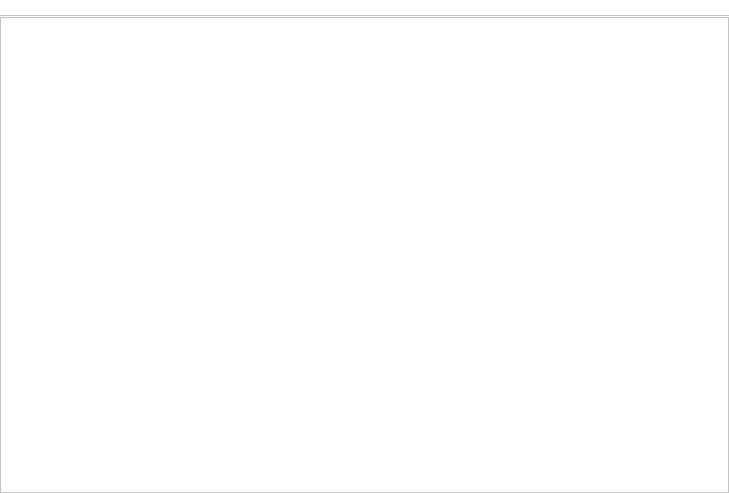
<?xml version="1.0" encoding="UTF-8"?>
<ui version="4.0">
 <class>MainWindow</class>
 <widget class="QMainWindow" name="MainWindow">
  <property name="geometry">
   <rect>
    <x>0</x>
    <y>0</y>
    <width>729</width>
    <height>493</height>
   </rect>
  </property>
  <property name="palette">
   <palette>
    <active>
     <colorrole role="WindowText">
      <brush brushstyle="SolidPattern">
       <color alpha="255">
        <red>0</red>
        <green>0</green>
        <blue>0</blue>
       </color>
      </brush>
     </colorrole>
     <colorrole role="Button">
      <brush brushstyle="SolidPattern">
       <color alpha="255">
        <red>255</red>
        <green>255</green>
        <blue>255</blue>
       </color>
      </brush>
     </colorrole>
     <colorrole role="Light">
      <brush brushstyle="SolidPattern">
       <color alpha="255">
        <red>255</red>
        <green>255</green>
        <blue>255</blue>
       </color>
      </brush>
     </colorrole>
     <colorrole role="Midlight">
      <brush brushstyle="SolidPattern">
       <color alpha="255">
        <red>255</red>
        <green>255</green>
        <blue>255</blue>
       </color>
      </brush>
     </colorrole>
     <colorrole role="Dark">
      <brush brushstyle="SolidPattern">
       <color alpha="255">
        <red>127</red>
        <green>127</green>
        <blue>127</blue>
       </color>
      </brush>
     </colorrole>
     <colorrole role="Mid">
      <brush brushstyle="SolidPattern">
       <color alpha="255">
        <red>170</red>
        <green>170</green>
        <blue>170</blue>
       </color>
      </brush>
     </colorrole>
     <colorrole role="Text">
      <brush brushstyle="SolidPattern">
       <color alpha="255">
        <red>0</red>
        <green>0</green>
        <blue>0</blue>
       </color>
      </brush>
     </colorrole>
     <colorrole role="BrightText">
      <brush brushstyle="SolidPattern">
       <color alpha="255">
        <red>255</red>
        <green>255</green>
        <blue>255</blue>
       </color>
      </brush>
     </colorrole>
     <colorrole role="ButtonText">
      <brush brushstyle="SolidPattern">
       <color alpha="255">
        <red>0</red>
        <green>0</green>
        <blue>0</blue>
       </color>
      </brush>
     </colorrole>
     <colorrole role="Base">
      <brush brushstyle="SolidPattern">
       <color alpha="255">
        <red>255</red>
        <green>255</green>
        <blue>255</blue>
       </color>
      </brush>
     </colorrole>
     <colorrole role="Window">
      <brush brushstyle="SolidPattern">
       <color alpha="255">
        <red>255</red>
        <green>255</green>
        <blue>255</blue>
       </color>
      </brush>
     </colorrole>
     <colorrole role="Shadow">
      <brush brushstyle="SolidPattern">
       <color alpha="255">
        <red>0</red>
        <green>0</green>
        <blue>0</blue>
       </color>
      </brush>
     </colorrole>
     <colorrole role="AlternateBase">
      <brush brushstyle="SolidPattern">
       <color alpha="255">
        <red>255</red>
        <green>255</green>
        <blue>255</blue>
       </color>
      </brush>
     </colorrole>
     <colorrole role="ToolTipBase">
      <brush brushstyle="SolidPattern">
       <color alpha="255">
        <red>255</red>
        <green>255</green>
        <blue>220</blue>
       </color>
      </brush>
     </colorrole>
     <colorrole role="ToolTipText">
      <brush brushstyle="SolidPattern">
       <color alpha="255">
        <red>0</red>
        <green>0</green>
        <blue>0</blue>
       </color>
      </brush>
     </colorrole>
    </active>
    <inactive>
     <colorrole role="WindowText">
      <brush brushstyle="SolidPattern">
       <color alpha="255">
        <red>0</red>
        <green>0</green>
        <blue>0</blue>
       </color>
      </brush>
     </colorrole>
     <colorrole role="Button">
      <brush brushstyle="SolidPattern">
       <color alpha="255">
        <red>255</red>
        <green>255</green>
        <blue>255</blue>
       </color>
      </brush>
     </colorrole>
     <colorrole role="Light">
      <brush brushstyle="SolidPattern">
       <color alpha="255">
        <red>255</red>
        <green>255</green>
        <blue>255</blue>
       </color>
      </brush>
     </colorrole>
     <colorrole role="Midlight">
      <brush brushstyle="SolidPattern">
       <color alpha="255">
        <red>255</red>
        <green>255</green>
        <blue>255</blue>
       </color>
      </brush>
     </colorrole>
     <colorrole role="Dark">
      <brush brushstyle="SolidPattern">
       <color alpha="255">
        <red>127</red>
        <green>127</green>
        <blue>127</blue>
       </color>
      </brush>
     </colorrole>
     <colorrole role="Mid">
      <brush brushstyle="SolidPattern">
       <color alpha="255">
        <red>170</red>
        <green>170</green>
        <blue>170</blue>
       </color>
      </brush>
     </colorrole>
     <colorrole role="Text">
      <brush brushstyle="SolidPattern">
       <color alpha="255">
        <red>0</red>
        <green>0</green>
        <blue>0</blue>
       </color>
      </brush>
     </colorrole>
     <colorrole role="BrightText">
      <brush brushstyle="SolidPattern">
       <color alpha="255">
        <red>255</red>
        <green>255</green>
        <blue>255</blue>
       </color>
      </brush>
     </colorrole>
     <colorrole role="ButtonText">
      <brush brushstyle="SolidPattern">
       <color alpha="255">
        <red>0</red>
        <green>0</green>
        <blue>0</blue>
       </color>
      </brush>
     </colorrole>
     <colorrole role="Base">
      <brush brushstyle="SolidPattern">
       <color alpha="255">
        <red>255</red>
        <green>255</green>
        <blue>255</blue>
       </color>
      </brush>
     </colorrole>
     <colorrole role="Window">
      <brush brushstyle="SolidPattern">
       <color alpha="255">
        <red>255</red>
        <green>255</green>
        <blue>255</blue>
       </color>
      </brush>
     </colorrole>
     <colorrole role="Shadow">
      <brush brushstyle="SolidPattern">
       <color alpha="255">
        <red>0</red>
        <green>0</green>
        <blue>0</blue>
       </color>
      </brush>
     </colorrole>
     <colorrole role="AlternateBase">
      <brush brushstyle="SolidPattern">
       <color alpha="255">
        <red>255</red>
        <green>255</green>
        <blue>255</blue>
       </color>
      </brush>
     </colorrole>
     <colorrole role="ToolTipBase">
      <brush brushstyle="SolidPattern">
       <color alpha="255">
        <red>255</red>
        <green>255</green>
        <blue>220</blue>
       </color>
      </brush>
     </colorrole>
     <colorrole role="ToolTipText">
      <brush brushstyle="SolidPattern">
       <color alpha="255">
        <red>0</red>
        <green>0</green>
        <blue>0</blue>
       </color>
      </brush>
     </colorrole>
    </inactive>
    <disabled>
     <colorrole role="WindowText">
      <brush brushstyle="SolidPattern">
       <color alpha="255">
        <red>127</red>
        <green>127</green>
        <blue>127</blue>
       </color>
      </brush>
     </colorrole>
     <colorrole role="Button">
      <brush brushstyle="SolidPattern">
       <color alpha="255">
        <red>255</red>
        <green>255</green>
        <blue>255</blue>
       </color>
      </brush>
     </colorrole>
     <colorrole role="Light">
      <brush brushstyle="SolidPattern">
       <color alpha="255">
        <red>255</red>
        <green>255</green>
        <blue>255</blue>
       </color>
      </brush>
     </colorrole>
     <colorrole role="Midlight">
      <brush brushstyle="SolidPattern">
       <color alpha="255">
        <red>255</red>
        <green>255</green>
        <blue>255</blue>
       </color>
      </brush>
     </colorrole>
     <colorrole role="Dark">
      <brush brushstyle="SolidPattern">
       <color alpha="255">
        <red>127</red>
        <green>127</green>
        <blue>127</blue>
       </color>
      </brush>
     </colorrole>
     <colorrole role="Mid">
      <brush brushstyle="SolidPattern">
       <color alpha="255">
        <red>170</red>
        <green>170</green>
        <blue>170</blue>
       </color>
      </brush>
     </colorrole>
     <colorrole role="Text">
      <brush brushstyle="SolidPattern">
       <color alpha="255">
        <red>127</red>
        <green>127</green>
        <blue>127</blue>
       </color>
      </brush>
     </colorrole>
     <colorrole role="BrightText">
      <brush brushstyle="SolidPattern">
       <color alpha="255">
        <red>255</red>
        <green>255</green>
        <blue>255</blue>
       </color>
      </brush>
     </colorrole>
     <colorrole role="ButtonText">
      <brush brushstyle="SolidPattern">
       <color alpha="255">
        <red>127</red>
        <green>127</green>
        <blue>127</blue>
       </color>
      </brush>
     </colorrole>
     <colorrole role="Base">
      <brush brushstyle="SolidPattern">
       <color alpha="255">
        <red>255</red>
        <green>255</green>
        <blue>255</blue>
       </color>
      </brush>
     </colorrole>
     <colorrole role="Window">
      <brush brushstyle="SolidPattern">
       <color alpha="255">
        <red>255</red>
        <green>255</green>
        <blue>255</blue>
       </color>
      </brush>
     </colorrole>
     <colorrole role="Shadow">
      <brush brushstyle="SolidPattern">
       <color alpha="255">
        <red>0</red>
        <green>0</green>
        <blue>0</blue>
       </color>
      </brush>
     </colorrole>
     <colorrole role="AlternateBase">
      <brush brushstyle="SolidPattern">
       <color alpha="255">
        <red>255</red>
        <green>255</green>
        <blue>255</blue>
       </color>
      </brush>
     </colorrole>
     <colorrole role="ToolTipBase">
      <brush brushstyle="SolidPattern">
       <color alpha="255">
        <red>255</red>
        <green>255</green>
        <blue>220</blue>
       </color>
      </brush>
     </colorrole>
     <colorrole role="ToolTipText">
      <brush brushstyle="SolidPattern">
       <color alpha="255">
        <red>0</red>
        <green>0</green>
        <blue>0</blue>
       </color>
      </brush>
     </colorrole>
    </disabled>
   </palette>
  </property>
  <property name="windowTitle">
   <string>Device Manager</string>
  </property>
  <property name="autoFillBackground">
   <bool>false</bool>
  </property>
  <widget class="QWidget" name="centralWidget">
   <layout class="QVBoxLayout" name="verticalLayout">
    <property name="leftMargin">
     <number>0</number>
    </property>
    <property name="topMargin">
     <number>0</number>
    </property>
    <property name="rightMargin">
     <number>0</number>
    </property>
    <property name="bottomMargin">
     <number>0</number>
    </property>
    <item>
     <widget class="QTreeWidget" name="treeWidget">
      <property name="frameShape">
       <enum>QFrame::StyledPanel</enum>
      </property>
      <property name="frameShadow">
       <enum>QFrame::Raised</enum>
      </property>
      <property name="lineWidth">
       <number>1</number>
      </property>
      <property name="tabKeyNavigation">
       <bool>true</bool>
      </property>
      <property name="animated">
       <bool>true</bool>
      </property>
      <attribute name="headerVisible">
       <bool>false</bool>
      </attribute>
      <column>
       <property name="text">
        <string notr="true">1</string>
       </property>
      </column>
     </widget>
    </item>
   </layout>
  </widget>
  <widget class="QToolBar" name="toolBar">
   <property name="windowTitle">
    <string>toolBar</string>
   </property>
   <property name="movable">
    <bool>false</bool>
   </property>
   <property name="iconSize">
    <size>
     <width>16</width>
     <height>16</height>
    </size>
   </property>
   <property name="floatable">
    <bool>false</bool>
   </property>
   <attribute name="toolBarArea">
    <enum>TopToolBarArea</enum>
   </attribute>
   <attribute name="toolBarBreak">
    <bool>false</bool>
   </attribute>
  </widget>
 </widget>
 <layoutdefault spacing="6" margin="11"/>
 <resources/>
 <connections/>
</ui>
